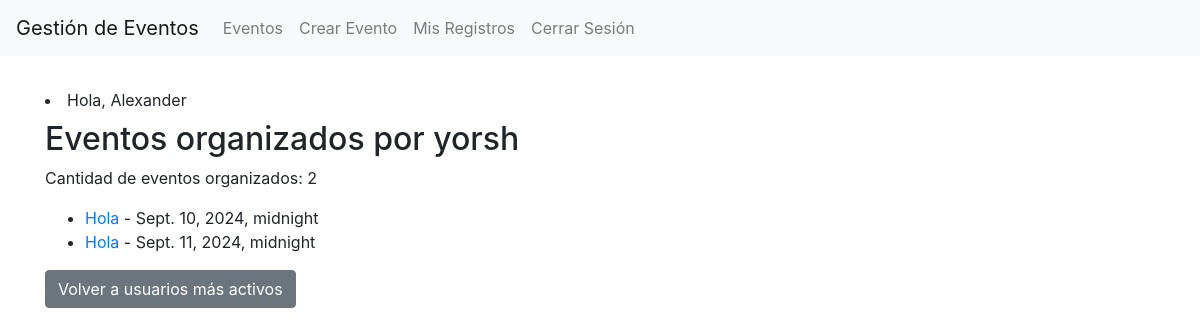
Page /eventos-organizados/1/ (signed in) on the committed database.
### events/models.py (models this page shows, shortened)
class Usuario(AbstractBaseUser, PermissionsMixin):
    username = models.CharField(max_length=150, unique=True)
    email = models.EmailField(_('email address'), unique=True)
    telefono = models.CharField(max_length=15, blank=True)
    bio = models.TextField(blank=True)
    fecha_nacimiento = models.DateField(null=True, blank=True)
    is_active = models.BooleanField(default=True)
    is_staff = models.BooleanField(default=False)
    objects = UsuarioManager()
    USERNAME_FIELD = 'username'
    REQUIRED_FIELDS = ['email']

class Evento(models.Model):
    ESTADO_CHOICES = [
        ('borrador', 'Borrador'),
        ('publicado', 'Publicado'),
        ('cancelado', 'Cancelado'),
    ]
    titulo = models.CharField(max_length=200)
    descripcion = models.TextField()
    fecha_inicio = models.DateTimeField()
    fecha_fin = models.DateTimeField()
    ubicacion = models.CharField(max_length=200)
    capacidad_maxima = models.PositiveIntegerField()
    precio = models.DecimalField(max_digits=10, decimal_places=2, default=0)
    organizador = models.ForeignKey(Usuario, on_delete=models.CASCADE, related_name='eventos_organizados')
    categoria = models.ForeignKey(Categoria, on_delete=models.SET_NULL, null=True, related_name='eventos')
    estado = models.CharField(max_length=10, choices=ESTADO_CHOICES, default='borrador')
    imagen = models.ImageField(upload_to='eventos/', blank=True, null=True)
    fecha_creacion = models.DateTimeField(auto_now_add=True)
    fecha_actualizacion = models.DateTimeField(auto_now=True)

### events/views.py (the view)
# urls.py: path('eventos-organizados/<int:user_id>/', views.eventos_organizados_por_usuario, name='eventos_organizados_por_usuario'),
@login_required
def eventos_organizados_por_usuario(request, user_id):
    usuario = get_object_or_404(Usuario, pk=user_id)
    eventos = Evento.objects.filter(organizador=usuario)
    cantidad_eventos = eventos.count()
    return render(request, 'events/eventos_organizados_por_usuario.html', {'usuario': usuario, 'eventos': eventos, 'cantidad_eventos': cantidad_eventos})

### events/templates/events/eventos_organizados_por_usuario.html
{% extends 'base.html' %}
{% block content %}
  <h2>Eventos organizados por {{ usuario.username }}</h2>
  <p>Cantidad de eventos organizados: {{ cantidad_eventos }}</p>
  <ul>
  {% for evento in eventos %}
    <li>
      <a href="{% url 'detalle_evento' evento.pk %}">{{ evento.titulo }}</a> - {{ evento.fecha_inicio }}
    </li>
  {% empty %}
    <li>Este usuario no ha organizado ningún evento.</li>
  {% endfor %}
  </ul>
  <a href="{% url 'usuarios_mas_activos' %}" class="btn btn-secondary">Volver a usuarios más activos</a>
{% endblock %}

### events/templates/base.html (shortened to what this page needs)
<!DOCTYPE html>
<html lang="es">
<head>
    <link href="https://stackpath.bootstrapcdn.com/bootstrap/4.5.2/css/bootstrap.min.css" rel="stylesheet">
</head>
<body>
    <nav class="navbar navbar-expand-lg navbar-light bg-light">
        <a class="navbar-brand" href="{% url 'lista_eventos' %}">Gestión de Eventos</a>
        <div class="collapse navbar-collapse" id="navbarNav">
            <ul class="navbar-nav">
                <li class="nav-item">
                    <a class="nav-link" href="{% url 'lista_eventos' %}">Eventos</a>
                </li>
                {% if user.is_authenticated %}
                    <li class="nav-item">
                        <a class="nav-link" href="{% url 'crear_evento' %}">Crear Evento</a>
                    </li>
                    <li class="nav-item">
                        <a class="nav-link" href="{% url 'mis_registros' %}">Mis Registros</a>
                    </li>
                    <li class="nav-item">
                        <a class="nav-link" href="{% url 'logout' %}">Cerrar Sesión</a>
                    </li>
                {% endif %}
            </ul>
        </div>
    </nav>
    <div class="container mt-4">
        <li class="nav-item">
            <span class="navbar-text mr-3">
                Hola, {{ user.username }}
            </span>
        </li>
        {% block content %}
        {% endblock %}
    </div>
</body>
</html>

### rows in the picture
Usuario: username "Alexander"
Usuario: username "yorsh"
Evento: titulo "Hola", fecha_inicio "Sept. 10, 2024, midnight"
Evento: titulo "Hola", fecha_inicio "Sept. 11, 2024, midnight"

### other values in the picture
{{ cantidad_eventos }} "2"
